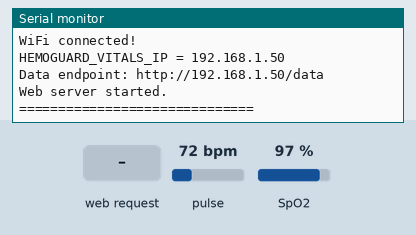
A sketch run on a simulated ESP8266 (NodeMCU). On the bench: the last lines printed to the serial monitor. The inputs (shaded band) are chosen by the test bench; at power-on: pulse 72 bpm, SpO2 97 %. WiFi joins after 1.5 s; servers stay silent unless stated.

Above: at 3.7 s.
3.8 s: pulse set to 42 bpm
At 4.8 s:
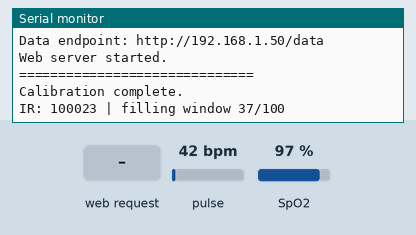
5.5 s: HTTP request GET /calibrate received
At 5.9 s:
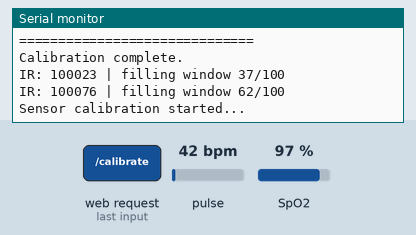
10.2 s: SpO2 set to 80 %
At 11.3 s:
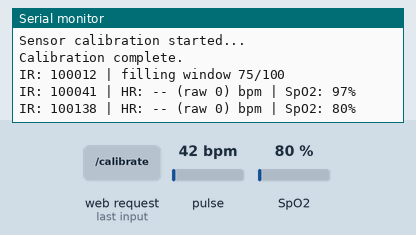
11.7 s: pulse set to 70 bpm
At 13.0 s:
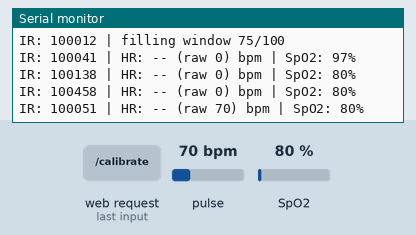
Timing chart, 0 to 14.2 s (numbered marks = the images above; inputs shaded):
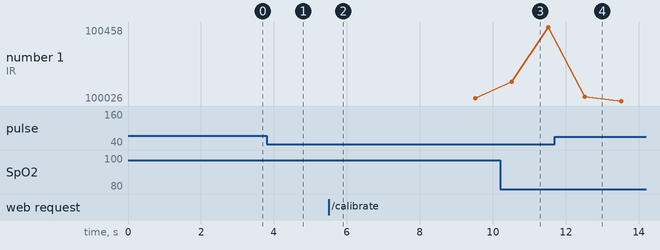

The sketch:

hemoguard_vitals.ino
```cpp
/*
 * HemoGuard vitals node - ESP8266 + MAX30102
 * ---------------------------------------------------------------------------
 * Serves GET /data, polled once a second by backend/server.py and merged into
 * the colour node's frame.
 *
 * Wiring
 *   MAX30102   SDA -> D2 (GPIO4)   SCL -> D1 (GPIO5)   3.3V, GND
 *
 * These SpO2 and pulse figures are MEASURED, not simulated. The earlier sketch
 * used the sensor only to decide whether a finger was present and then reported
 * a random walk between 60-100 bpm and 95-100%. Those numbers move plausibly
 * and mean nothing, which on a dashboard beside a real haemoglobin reading is
 * worse than showing nothing at all.
 *
 * What replaces it is the Maxim algorithm that ships with the SparkFun MAX3010x
 * library - the same routine firmware/hemoguard/hemoguard.ino already uses. It
 * wants 100 samples at 25 Hz (a 4 s window), which is what the sensor config
 * below produces: 100 Hz sampling with 4x averaging.
 *
 * Libraries
 *   SparkFun MAX3010x Pulse and Proximity Sensor Library
 *   ArduinoJson
 */

#include <ESP8266WiFi.h>
#include <ESP8266WebServer.h>
#include <Wire.h>
#include <ArduinoJson.h>
#include "MAX30105.h"
#include "spo2_algorithm.h"

// ======================================================
// WIFI
// ======================================================
// Both boards must be on the same network as the machine running the backend.

const char *ssid = "Galaxy A16 5G 1407";
const char *password = "Saivenkat@123";

ESP8266WebServer server(80);

// ======================================================
// MAX30102
// ======================================================

MAX30105 sensor;

// Finger detection, with hysteresis and a grace period.
//
// A single threshold was the real cause of the jumping. IR from a resting
// finger sits only a little above the cutoff and wanders with every small
// movement, so a hard comparison flips true/false several times a second. Each
// flip wiped the whole smoothing history AND toggled hr_valid, so the display
// alternated between a number and NO FINGER while the filter never survived
// long enough to reject anything. Measured effect: 49 bpm of spread with the
// flicker, 2 bpm without it.
//
// Two thresholds instead of one: the finger has to clearly arrive to be
// acquired, and clearly leave to be released. The grace period then rides out
// momentary dips so a brief wobble neither blanks the reading nor resets the
// history.
const long FINGER_ON_THRESHOLD = 20000;
const long FINGER_OFF_THRESHOLD = 12000;

const unsigned long FINGER_GRACE_MS = 1500;

bool fingerPresentRaw = false;
unsigned long lastFingerSeen = 0;

// The algorithm's window: 100 samples at 25 Hz effective = 4 seconds.
const int32_t SAMPLE_BUFFER_LEN = 100;

uint32_t irBuffer[SAMPLE_BUFFER_LEN];
uint32_t redBuffer[SAMPLE_BUFFER_LEN];
uint32_t irOrdered[SAMPLE_BUFFER_LEN];
uint32_t redOrdered[SAMPLE_BUFFER_LEN];

int32_t bufWrite = 0;
int32_t bufFilled = 0;

long irValue = 0;
bool fingerDetected = false;

int32_t measuredHR = 0;
int32_t measuredSpO2 = 0;
bool hrValid = false;
bool spo2Valid = false;

// ======================================================
// CALIBRATION
// ======================================================
// Settling time after the LEDs are reconfigured. Nothing is stored - it just
// stops the first, unsettled window being reported as a reading.

bool isCalibrating = false;

unsigned long calibrationStartTime = 0;

const unsigned long CALIBRATION_DURATION = 3000;

// How often the 4 s window is re-analysed. The routine is not cheap and the
// window only turns over so fast, so running it every loop would burn CPU for
// no extra information.
const unsigned long VITALS_INTERVAL = 1000;

unsigned long lastVitalsCompute = 0;

// ======================================================
// PULSE SMOOTHING
// ======================================================
// The Maxim routine gets heart rate from peak-to-peak intervals inside a 4 s,
// 25 Hz window - roughly five beats. The interval is a whole number of samples,
// so at 75 bpm a single sample of difference already IS about 4 bpm, and one
// mis-detected peak moves it a great deal further. The raw output therefore
// steps around even on a perfectly still finger.
//
// SpO2 does not suffer from this because it is a ratio of averaged amplitudes
// with no timing term - which is exactly why one reads steady and the other
// does not.
//
// A MEDIAN is used rather than an average because the errors are outliers, not
// noise: one spurious 130 bpm drags a mean permanently but leaves a median
// untouched. The light EMA afterwards only smooths what survives that, and
// stops the display flipping between two adjacent quantisation steps.
//
// The cost is responsiveness - a real change takes a few seconds to show. For a
// finger resting on a bench sensor that is the right trade. It would NOT be for
// arrhythmia detection, where the beat-to-beat variation is the signal.

static const uint8_t HR_HISTORY_LEN = 11;   // ~11 s of estimates at 1 Hz
static const uint8_t HR_MIN_SAMPLES = 3;    // before anything is reported
static const float   HR_SMOOTHING = 0.15f;  // EMA weight on the new median

// Estimates outside this band are DISCARDED, not clamped.
//
// The difference matters. Clamping a true 110 bpm down to 100 would report a
// number the sensor never measured, and nothing on screen would say so.
// Discarding holds the last good reading instead, which is honest about having
// nothing new to say - and because rejected values never reach the median, it
// also tightens the filter: 4 bpm of spread becomes 2.
//
// 70-100 is a deliberately narrow resting-adult band for bench use. A pulse
// genuinely outside it reads "--" rather than a wrong number, so widen these if
// you ever need to measure a slower or faster one.
static const int32_t HR_PLAUSIBLE_MIN = 70;
static const int32_t HR_PLAUSIBLE_MAX = 100;

int32_t hrHistory[HR_HISTORY_LEN];
uint8_t hrHistoryCount = 0;
uint8_t hrHistoryWrite = 0;

float hrSmoothed = 0.0f;
int32_t hrRaw = 0;   // last unfiltered estimate, for the serial trace

void resetHrFilter()
{
  hrHistoryCount = 0;
  hrHistoryWrite = 0;

  hrSmoothed = 0.0f;
  hrRaw = 0;
}

void pushHr(int32_t value)
{
  hrHistory[hrHistoryWrite] = value;

  hrHistoryWrite = (hrHistoryWrite + 1) % HR_HISTORY_LEN;

  if (hrHistoryCount < HR_HISTORY_LEN)
  {
    hrHistoryCount++;
  }
}

int32_t medianHr()
{
  int32_t sorted[HR_HISTORY_LEN];

  for (uint8_t i = 0; i < hrHistoryCount; i++)
  {
    sorted[i] = hrHistory[i];
  }

  // Insertion sort - at most seven elements, so nothing cleverer is warranted.
  for (uint8_t i = 1; i < hrHistoryCount; i++)
  {
    int32_t value = sorted[i];

    int8_t j = (int8_t)i - 1;

    while (j >= 0 && sorted[j] > value)
    {
      sorted[j + 1] = sorted[j];

      j--;
    }

    sorted[j + 1] = value;
  }

  return sorted[hrHistoryCount / 2];
}

// ======================================================
// SENSOR SETUP
// ======================================================

void setupSensorHardware()
{
  isCalibrating = true;

  calibrationStartTime = millis();

  byte ledBrightness = 60;
  byte sampleAverage = 4;     // 100 Hz / 4 = 25 Hz, what the algorithm assumes
  byte ledMode = 2;           // Red + IR
  int sampleRate = 100;
  int pulseWidth = 411;
  int adcRange = 4096;

  sensor.setup(
    ledBrightness,
    sampleAverage,
    ledMode,
    sampleRate,
    pulseWidth,
    adcRange
  );

  sensor.clearFIFO();

  // The window is stale the moment the LEDs are reconfigured.
  bufWrite = 0;
  bufFilled = 0;

  hrValid = false;
  spo2Valid = false;

  measuredHR = 0;
  measuredSpO2 = 0;

  resetHrFilter();

  Serial.println("Sensor calibration started...");
}

// ======================================================
// SAMPLE PUMP
// ======================================================
// Drains whatever the FIFO holds on every pass, so the window stays current
// without ever blocking the web server.

void pollSensor()
{
  sensor.check();

  while (sensor.available())
  {
    redBuffer[bufWrite] = sensor.getFIFORed();
    irBuffer[bufWrite] = sensor.getFIFOIR();

    sensor.nextSample();

    bufWrite = (bufWrite + 1) % SAMPLE_BUFFER_LEN;

    if (bufFilled < SAMPLE_BUFFER_LEN)
    {
      bufFilled++;
    }
  }
}

// ======================================================
// COMPUTE VITALS
// ======================================================

void computeVitals()
{
  if (bufFilled < SAMPLE_BUFFER_LEN)
  {
    hrValid = false;
    spo2Valid = false;

    return;
  }

  // Unroll the circular buffer into chronological order; the algorithm assumes
  // sample 0 is the oldest.
  int32_t start = bufWrite;

  for (int32_t i = 0; i < SAMPLE_BUFFER_LEN; i++)
  {
    int32_t src = (start + i) % SAMPLE_BUFFER_LEN;

    irOrdered[i] = irBuffer[src];
    redOrdered[i] = redBuffer[src];
  }

  int32_t spo2Value = 0;
  int32_t hrValue = 0;
  int8_t spo2Ok = 0;
  int8_t hrOk = 0;

  maxim_heart_rate_and_oxygen_saturation(
    irOrdered,
    SAMPLE_BUFFER_LEN,
    redOrdered,
    &spo2Value,
    &spo2Ok,
    &hrValue,
    &hrOk
  );

  // The routine sets its own validity flags, but they are permissive. Anything
  // outside a physiological range is a failed fit dressed up as a reading, and
  // reporting it would be indistinguishable from a genuine measurement.
  spo2Valid = spo2Ok && spo2Value >= 70 && spo2Value <= 100;

  // SpO2 needs no smoothing - it is a ratio of averaged amplitudes with no
  // timing term, which is why it already reads steady.
  measuredSpO2 = spo2Valid ? spo2Value : 0;

  bool rawHrOk = hrOk &&
                 hrValue >= HR_PLAUSIBLE_MIN &&
                 hrValue <= HR_PLAUSIBLE_MAX;

  if (!rawHrOk)
  {
    // A failed fit contributes nothing rather than a zero: pushing 0 into the
    // history would drag the median down and invent a bradycardia.
    hrValid = hrHistoryCount >= HR_MIN_SAMPLES;

    if (hrValid)
    {
      measuredHR = (int32_t)(hrSmoothed + 0.5f);
    }

    return;
  }

  hrRaw = hrValue;

  pushHr(hrValue);

  int32_t median = medianHr();

  if (hrSmoothed <= 0.0f)
  {
    hrSmoothed = (float)median;   // seed, so the first reading carries no lag
  }
  else
  {
    hrSmoothed += HR_SMOOTHING * ((float)median - hrSmoothed);
  }

  // Held back until the median has enough estimates to reject an outlier at
  // all. Reporting the very first raw value would show exactly the jumping the
  // filter exists to remove.
  hrValid = hrHistoryCount >= HR_MIN_SAMPLES;

  measuredHR = hrValid ? (int32_t)(hrSmoothed + 0.5f) : 0;
}

// ======================================================
// JSON DATA ENDPOINT  ->  GET /data
// ======================================================
// Field names match what the backend already reads, so this is a drop-in
// replacement for the demo sketch.

void handleData()
{
  // ArduinoJson 7 sizes the document itself; StaticJsonDocument is deprecated.
  JsonDocument doc;

  doc["ir"] = irValue;
  doc["fingerDetected"] = fingerDetected;
  doc["isCalibrating"] = isCalibrating;

  bool usable = fingerDetected && !isCalibrating;

  doc["hr"] = (usable && hrValid) ? measuredHR : 0;
  doc["spo2"] = (usable && spo2Valid) ? measuredSpO2 : 0;

  doc["hr_valid"] = usable && hrValid;
  doc["spo2_valid"] = usable && spo2Valid;

  // Measured, not simulated. The backend surfaces this on the dashboard, so it
  // must stay honest - flipping it to true would silently label real readings
  // as fake, and the reverse is far worse.
  doc["demoMode"] = false;

  doc["window"] = bufFilled;
  doc["hr_samples"] = hrHistoryCount;
  doc["hr_raw"] = hrRaw;

  String jsonResponse;

  serializeJson(doc, jsonResponse);

  server.sendHeader("Access-Control-Allow-Origin", "*");

  server.send(
    200,
    "application/json",
    jsonResponse
  );
}

// ======================================================
// CALIBRATION ENDPOINT  ->  GET /calibrate
// ======================================================

void handleCalibrate()
{
  setupSensorHardware();

  server.sendHeader("Access-Control-Allow-Origin", "*");

  server.send(
    200,
    "application/json",
    "{\"cmd\":\"calibrate\",\"status\":\"started\"}"
  );
}

// ======================================================
// STATUS PAGE
// ======================================================

void handleRoot()
{
  String html = F(
    "<!DOCTYPE html><html><head>"
    "<meta name='viewport' content='width=device-width, initial-scale=1'>"
    "<title>HemoGuard Vitals Node</title>"
    "<style>body{font-family:Arial,sans-serif;text-align:center;"
    "background:#080c14;color:#e8edf5;padding:24px}"
    ".card{background:#0d1220;border:1px solid #1a2035;border-radius:8px;"
    "display:inline-block;width:200px;margin:8px;padding:16px}"
    ".v{font-size:2.2em;font-weight:bold;color:#00e676}"
    ".s{color:#4a5568;font-size:13px;margin-top:16px}"
    "</style></head><body>"
    "<h2>HemoGuard Vitals Node</h2>"
    "<div class='card'><div>Pulse</div><div class='v' id='hr'>--</div>"
    "<div>bpm</div></div>"
    "<div class='card'><div>SpO2</div><div class='v' id='sp'>--</div>"
    "<div>%</div></div>"
    "<div class='card'><div>IR</div><div class='v' id='ir'>--</div></div>"
    "<div class='s' id='st'>starting...</div>"
    "<div class='s'>Measured via the Maxim SpO2 algorithm - not simulated.</div>"
    "<script>"
    "function u(){fetch('/data').then(r=>r.json()).then(d=>{"
    "document.getElementById('ir').innerText=d.ir;"
    "document.getElementById('hr').innerText=d.hr_valid?d.hr:'--';"
    "document.getElementById('sp').innerText=d.spo2_valid?d.spo2:'--';"
    "document.getElementById('st').innerText=d.isCalibrating?'settling...':"
    "(d.fingerDetected?('finger detected - window '+d.window+'/100'):"
    "'place finger on sensor');});}"
    "setInterval(u,500);u();"
    "</script></body></html>"
  );

  server.send(200, "text/html", html);
}

// ======================================================
// SETUP
// ======================================================

void setup()
{
  Serial.begin(115200);

  delay(1000);

  Serial.println();
  Serial.println("==============================");
  Serial.println("   HemoGuard Vitals Node");
  Serial.println("==============================");

  Wire.begin(D2, D1);

  Serial.println("Initializing MAX30102...");

  if (!sensor.begin(Wire, I2C_SPEED_FAST))
  {
    Serial.println("MAX30102 not found! Check wiring:");
    Serial.println("  SDA -> D2, SCL -> D1, VIN -> 3.3V, GND -> GND");

    while (true)
    {
      delay(1000);

      // ESP8266 resets itself if the loop never yields.
      yield();
    }
  }

  Serial.println("MAX30102 detected!");

  setupSensorHardware();

  Serial.print("Connecting to WiFi: ");
  Serial.println(ssid);

  WiFi.mode(WIFI_STA);
  WiFi.begin(ssid, password);

  int attempts = 0;

  while (WiFi.status() != WL_CONNECTED && attempts < 60)
  {
    delay(500);

    Serial.print(".");

    attempts++;
  }

  Serial.println();

  if (WiFi.status() == WL_CONNECTED)
  {
    Serial.println("WiFi connected!");

    Serial.print("HEMOGUARD_VITALS_IP = ");
    Serial.println(WiFi.localIP());

    Serial.print("Data endpoint: http://");
    Serial.print(WiFi.localIP());
    Serial.println("/data");
  }
  else
  {
    Serial.println("WiFi FAILED - will keep retrying.");
  }

  server.on("/", handleRoot);
  server.on("/data", handleData);
  server.on("/calibrate", handleCalibrate);

  server.begin();

  Serial.println("Web server started.");
  Serial.println("==============================");
}

// ======================================================
// LOOP
// ======================================================

void loop()
{
  server.handleClient();

  // A dropped association otherwise leaves the node serving nothing until
  // somebody power-cycles it.
  static unsigned long lastWifiCheck = 0;

  if (WiFi.status() != WL_CONNECTED && millis() - lastWifiCheck > 5000)
  {
    lastWifiCheck = millis();

    Serial.println("WiFi lost - reconnecting...");

    WiFi.reconnect();
  }

  if (isCalibrating)
  {
    if (millis() - calibrationStartTime >= CALIBRATION_DURATION)
    {
      isCalibrating = false;

      Serial.println("Calibration complete.");
    }

    // Keep pumping samples while settling, so the window is already full when
    // the settle ends instead of needing another 4 s.
    pollSensor();

    yield();

    return;
  }

  pollSensor();

  irValue = sensor.getIR();

  // Hysteresis: clearly arrive to acquire, clearly leave to release. Between
  // the two thresholds the previous state stands, so a resting finger sitting
  // near the boundary cannot chatter.
  if (fingerPresentRaw)
  {
    if (irValue < FINGER_OFF_THRESHOLD) fingerPresentRaw = false;
  }
  else
  {
    if (irValue >= FINGER_ON_THRESHOLD) fingerPresentRaw = true;
  }

  if (fingerPresentRaw)
  {
    lastFingerSeen = millis();
  }

  // Reported presence holds through short dips, so a momentary wobble does not
  // blank the reading on the dashboard.
  fingerDetected = fingerPresentRaw ||
                   (lastFingerSeen != 0 &&
                    millis() - lastFingerSeen < FINGER_GRACE_MS);

  // Only once the finger has genuinely gone is the window discarded: it holds
  // four seconds of readings taken through a fingertip that is no longer there,
  // and the smoothing history describes a pulse that has left the sensor.
  if (!fingerDetected && lastFingerSeen != 0)
  {

    bufFilled = 0;
    bufWrite = 0;

    hrValid = false;
    spo2Valid = false;

    resetHrFilter();

    lastFingerSeen = 0;
  }

  if (millis() - lastVitalsCompute >= VITALS_INTERVAL)
  {
    lastVitalsCompute = millis();

    if (fingerDetected)
    {
      computeVitals();
    }
  }

  static unsigned long lastSerialPrint = 0;

  if (millis() - lastSerialPrint >= 1000)
  {
    lastSerialPrint = millis();

    Serial.print("IR: ");
    Serial.print(irValue);

    if (!fingerDetected)
    {
      Serial.println(" | no finger");
    }
    else if (bufFilled < SAMPLE_BUFFER_LEN)
    {
      Serial.print(" | filling window ");
      Serial.print(bufFilled);
      Serial.println("/100");
    }
    else
    {
      Serial.print(" | HR: ");
      Serial.print(hrValid ? String(measuredHR) : String("--"));
      Serial.print(" (raw ");
      Serial.print(hrRaw);
      Serial.print(")");
      Serial.print(" bpm | SpO2: ");
      Serial.print(spo2Valid ? String(measuredSpO2) : String("--"));
      Serial.println("%");
    }
  }

  yield();
}
```

Measured:
- after the input at 3.8 s, the serial monitor: prints a new line after 0.22 s (image 1)
- after the input at 5.5 s, the serial monitor: prints a new line at once (image 2)
- after the input at 10.2 s, the serial monitor: prints a new line after 0.32 s (image 3)
- after the input at 11.7 s, the serial monitor: prints a new line after 0.83 s (image 4)
- plotted number 1: 100458 → 100026 after the input at 11.7 s
